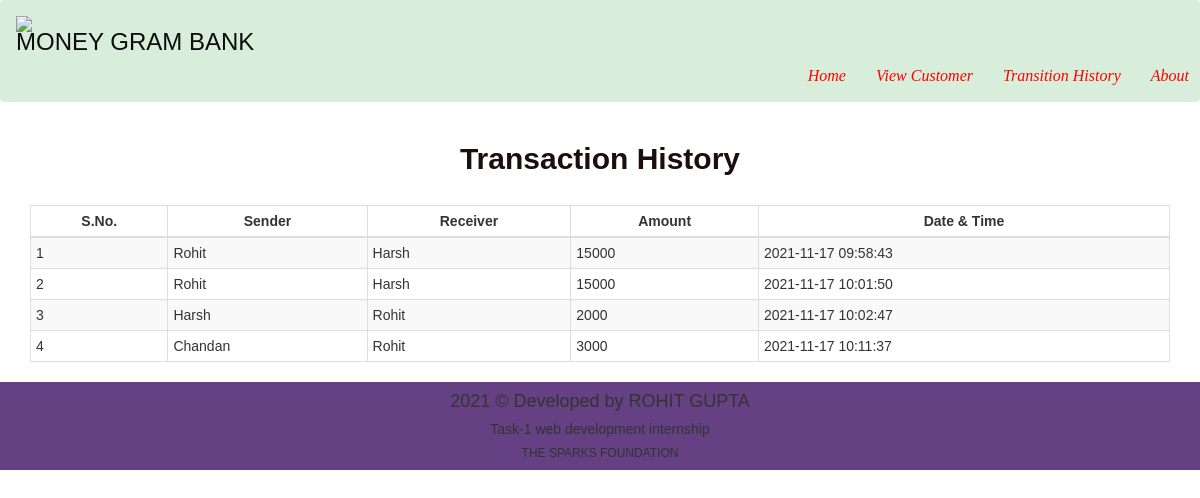
The page /transhistory.php on the database its author committed.
### tables this page shows
CREATE TABLE `transaction` (
  `sno` int(3) NOT NULL,
  `sender` text NOT NULL,
  `receiver` text NOT NULL,
  `balance` int(8) NOT NULL,
  `datetime` datetime NOT NULL DEFAULT current_timestamp()
);

### transhistory.php (the view, shortened to what this page needs)
<!DOCTYPE html>
<html lang="en">
<head>
  <link rel="stylesheet" href="https://maxcdn.bootstrapcdn.com/bootstrap/3.4.1/css/bootstrap.min.css">
    <link rel="stylesheet" href="css/style.css">
</head>
<body>
  <nav class="navbar navbar-expand-lg navbar-dark fixed-top bg-dark" style="background-color:rgb(216, 238, 219);">
    <div class="container-fluid">
        <a class="navbar-brand" href="index.php" style="color: rgb(11, 12, 11); font-family: Impact, Haettenschweiler, 'Arial Narrow Bold', sans-serif;font-size:x-large;"><img src="https://www.thesparksfoundationsingapore.org/images/logo_small.png "width=25px;>MONEY GRAM BANK</a>
      </div>
      <ul class="nav navbar-nav navbar-right" style="font-style: italic; font-size: medium; padding-right: 10px;">
        <li><a href="index.php" style="font-family: fantasy; color: red;">Home</a></li>
        <li><a href="customer.php" style="font-family: fantasy; color: red;">View Customer</a></li>
        <li><a href="transhistory.php" style="font-family: fantasy; color: red;">Transition History</a></li>
        <li><a href="about.php" style="font-family: fantasy; color: red;">About</a></li>
      </ul>
  </nav>
	<div class="container">
        <h2 class="text-center pt-4">Transaction History</h2>
       <br>
       <div class="table-responsive-sm">
    <table class="table table-hover table-striped table-condensed table-bordered">
        <thead>
            <tr>
                <th class="text-center">S.No.</th>
                <th class="text-center">Sender</th>
                <th class="text-center">Receiver</th>
                <th class="text-center">Amount</th>
                <th class="text-center">Date & Time</th>
            </tr>
        </thead>
        <tbody>
        <?php
            include 'config.php';
            $sql ="select * from transaction";
            $query =mysqli_query($conn, $sql);
            while($rows = mysqli_fetch_assoc($query))
            {
        ?>
            <tr>
            <td class="py-2"><?php echo $rows['sno']; ?></td>
            <td class="py-2"><?php echo $rows['sender']; ?></td>
            <td class="py-2"><?php echo $rows['receiver']; ?></td>
            <td class="py-2"><?php echo $rows['balance']; ?> </td>
            <td class="py-2"><?php echo $rows['datetime']; ?> </td>
        <?php
            }
        ?>
        </tbody>
    </table>
    </div>
</div>
  <div class="footer">
    <div class="container text-center">
      <h4>2021 © Developed by ROHIT GUPTA</h4>
        <h5>Task-1 web development internship</h5>
        <h6>THE SPARKS FOUNDATION</h6>
    </div>
  </div>
</body>
</html>

### css/style.css (style rules this page uses)
* { padding: 0%; margin: 0%; box-sizing: border-box; font-family: sans-serif; }
h2 { color: #1a0e0e; font-weight: bold; transition: 0.3s; text-align: center; }
.footer { display: flex; align-items: center; background-color: rgba(62, 16, 99, 0.795); }

### rows shown on the page
transaction: sno "1", sender "Rohit", receiver "Harsh", balance "15000", datetime "2021-11-17 09:58:43"
transaction: sno "2", sender "Rohit", receiver "Harsh", balance "15000", datetime "2021-11-17 10:01:50"
transaction: sno "3", sender "Harsh", receiver "Rohit", balance "2000", datetime "2021-11-17 10:02:47"
transaction: sno "4", sender "Chandan", receiver "Rohit", balance "3000", datetime "2021-11-17 10:11:37"
